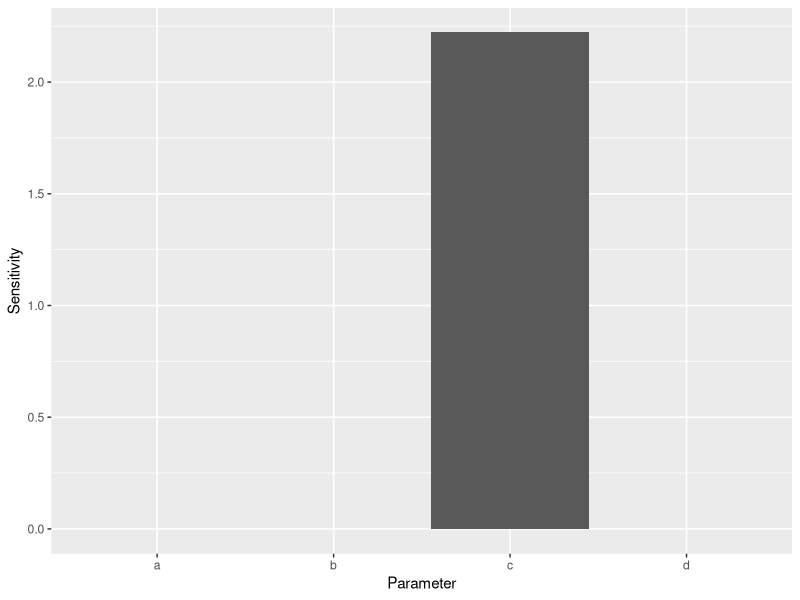

Write R code to recreate this figure.
#Assignment 5.1 - modified sensitivity analysis:

# We change the output metric to be the years to 95% of the equilibrium (final) value for birds,
# instead of the actual final value


library(ggplot2)

popmodel <- function(a,b,c,d) {
  # Start the main simulation loop over time
  # Define starting values for state variables
  ###  Need a vector of birds over time now, so we can determine when N get to 
  ###    95% of N-final
  birds <- numeric(100)
  birds[1] <- 20
  for (i in 1:99) {   # we will run the model for 100 time steps
    
    # Calculate the birth and death rates according to our dynamic processes
    births_per_female <- a * exp(-b * birds[i])
    deaths_per_capita <- c * birds[i] / (d + birds[i])
    
    # Convert rates to actual numbers
    births <- births_per_female * birds[i] / 2  # divide by 2 because per female
    deaths <- deaths_per_capita * birds[i]
    
    # Apply the tautology
    birds[i+1] <- birds[i] + births - deaths
    
    #close the time loop
    
    #Find the earliest year when numbers are at least 95% of the max
    year_95 <- min(which(birds >= 0.95*birds[100]))
  }  
  return(year_95)
}

#Nominal parameter values
a_n <- 1
b_n <- .0046
c_n <- 1
d_n <- 50

#Generate result for nominal values
base <- popmodel(a_n,b_n,c_n,d_n)
sens <- numeric(4)

#Loop over four parameters
# Sensitivity = abs((output difference/nominal output)/(input difference/nominal input))
for (ipar in 1:4) {
  if (ipar==1) {
    a <- a_n + 0.05 * a_n
    sens[ipar] <- abs(((popmodel(a,b_n,c_n,d_n)-base)/base)/((a_n-a)/a_n)) }
  else if (ipar==2) {
    b <- b_n + 0.05 * b_n
    sens[ipar] <- abs(((popmodel(a_n,b,c_n,d_n)-base)/base)/((b_n-b)/b_n)) }
  else if (ipar==3) {
    c <- c_n + 0.05 * c_n
    sens[ipar] <- abs(((popmodel(a_n,b_n,c,d_n)-base)/base)/((c_n-c)/c_n)) }
  else {
    d <- d_n + 0.05 * d_n
    sens[ipar] <- abs(((popmodel(a_n,b_n,c_n,d)-base)/base)/((d_n-d)/d_n)) }
  
}

#With the new output criterion, the only sensitive parameter is c;
# the others show no change in output from a 5% in parameter value
sens

plot_sens <- ggplot() +
  geom_bar(mapping = aes(x=c("a","b","c","d"),y=sens),
                         stat='identity') +
  labs(x='Parameter', y="Sensitivity")
plot_sens

